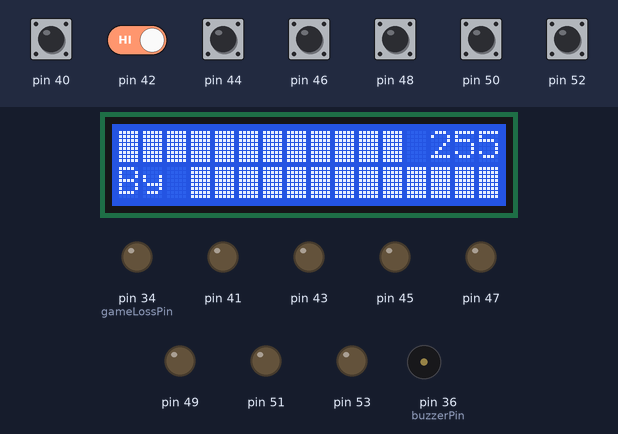
Bench run of a sketch on a simulated Arduino Mega 2560, built with avr-gcc and run on an emulated ATmega2560. Shown: 16×2 character LCD, output pins drawn as LEDs (lit = HIGH), buzzer (waves = sounding). Inputs (shaded band) come from the test bench; at power-on: pin 40, pin 42, pin 44, pin 46, pin 48, pin 50, pin 52 HIGH. Random numbers use the default seed unless the sketch sets one; what the sketch prints to the serial monitor is not drawn.

Above: at 9.0 s.
9.1 s: pin 40 pulled LOW for 0.15 s
At 9.17 s:
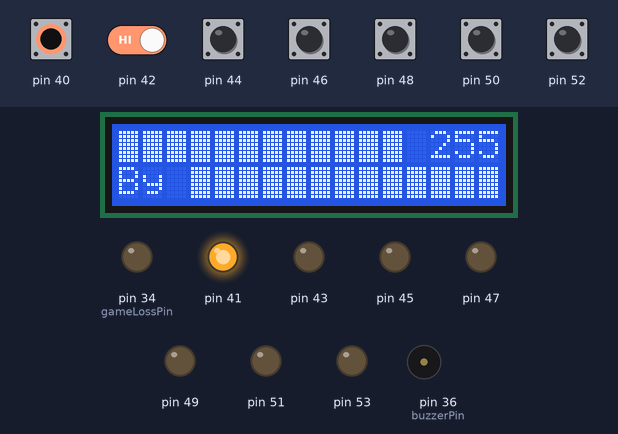
9.8 s: pin 40 driven LOW and pin 42 driven LOW
At 12.6 s:
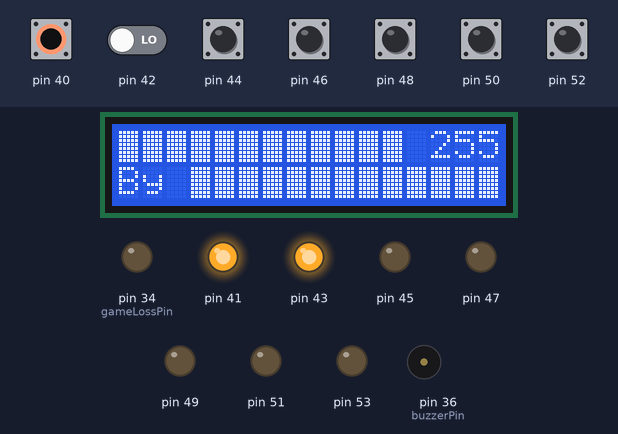
12.8 s: pin 46 pulled LOW for 0.15 s
At 13.44 s:
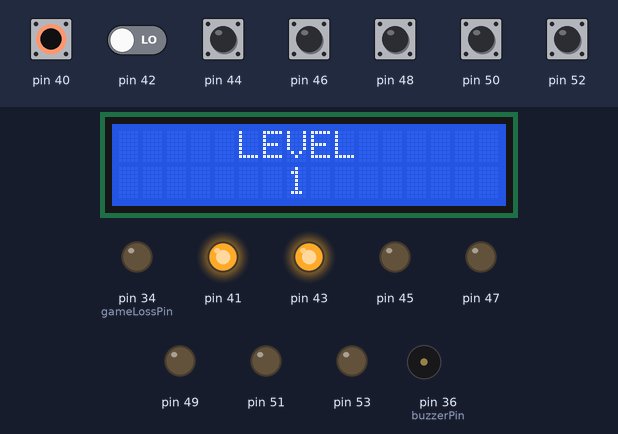
13.5 s: pin 40 driven HIGH
At 16.2 s:
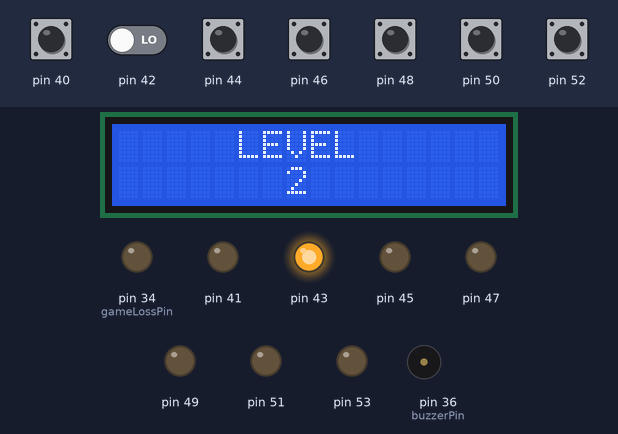
16.4 s: pin 42 driven HIGH
At 18.35 s:
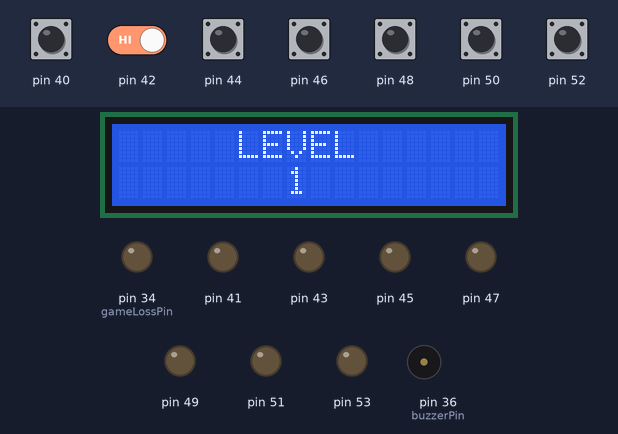
19.4 s: pin 44 pulled LOW for 1 s
At 26.6 s:
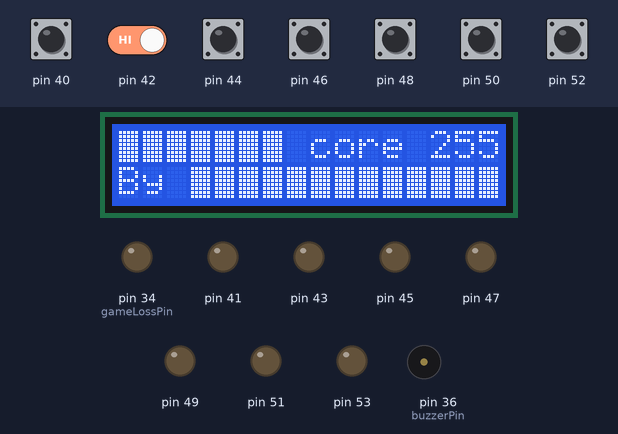
Timing chart, 0 to 28.1 s (numbered marks = the images above; inputs shaded):
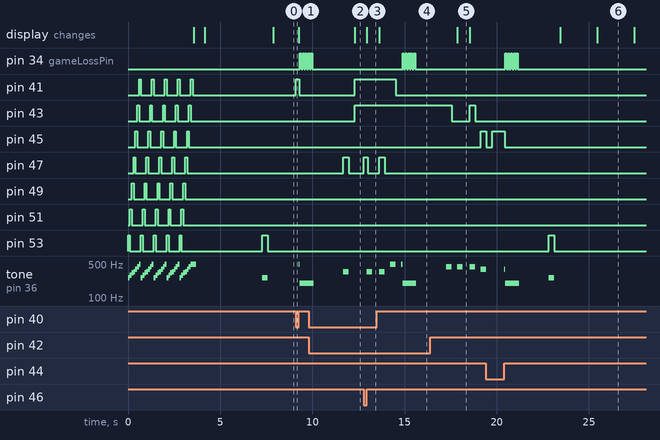

Measured:
- after the input at 9.1 s, pin 34 (gameLossPin): alternates HIGH for 0.08 s and LOW for 0.08 s, starting after 0.22 s; pin 41: LOW → HIGH at once, → LOW 0.20 s later; tone on pin 36 (buzzerPin): silent → 493 Hz after 0.15 s, → 200 Hz 0.07 s later
- after the input at 9.8 s, pin 41, pin 43: LOW → HIGH after 2.5 s
- after the input at 12.8 s, pin 47: LOW → HIGH at once, → LOW 0.20 s later; tone on pin 36 (buzzerPin): silent → 349 Hz after 0.15 s, → silent 0.30 s later; the display: changes after 0.15 s (image 3)
- after the input at 13.5 s, pin 34 (gameLossPin): alternates HIGH for 0.08 s and LOW for 0.08 s, 10 changes in all, then stays LOW, starting after 1.4 s
- after the input at 16.4 s, pin 45: LOW → HIGH after 2.7 s
- after the input at 19.4 s, pin 34 (gameLossPin): alternates HIGH for 0.08 s and LOW for 0.08 s, 10 changes in all, then stays LOW, starting after 1.1 s; pin 53: LOW → HIGH after 3.4 s, → LOW 0.30 s later; the display: first changes after 4.0 s (image 6 shows a later state)
- what the display in image 5 shows lasts 0.6 s, from 17.9 s to 18.5 s

The sketch:

test1.ino
```cpp
#include "Arduino.h"
#include "NewTone/NewTone.h"
#include <EEPROM.h>
#include "Button.cpp"
#include <LiquidCrystal.h>
#include <../lib/Entropy.h>


struct HighScore {
  byte score;
  char name[4];
};

//How many buttons are in game
const int amountOfButtons = 7;

//LED sequence size
const int sequenceSize = 100;

//Level
int level;
int startLevel = 1;
int levelWhenWon = 10000;
bool firstButtonClick = false;
unsigned long millisDiff = 0;
int highScoreDisplay = 0;

//Highscore
HighScore highscores[10];

int amountOfHighscores = 10;
char enteredName[4] = {'A', 'A', 'A', '\0'};
char alphabet[] = {'A', 'B', 'C', 'D', 'E', 'F', 'G', 'H', 'I', 'J', 'K', 'L', 'M', 'N', 'O', 'P', 'Q', 'R', 'S', 'T', 'U', 'V', 'W', 'X', 'Y', 'Z'};
int alphabetSize = 25;
int alphabetSelector1 = 0, alphabetSelector2 = 0, alphabetSelector3 = 0;


/*
0 = Game initializing;
1 = Playing sequence;
2 = Accepting input;
3 = Entering highscore name;
*/
int gameState = 0;

//Game loss LED pin;
int gameLossPin = 34;
int gameLossFrequency = 200;

//Buzzer pin
int buzzerPin = 36;

//Time between light change
int timeDelta = 300;


//Entire LED sequence
int ledSequence[sequenceSize];
//Mister Jacob
int sequence1[sequenceSize] = {0, 1, 2, 0, 0, 1, 2, 0, 2, 3, 4, 2, 3, 4, 4, 5, 4, 3, 2, 0, 4, 5, 4, 3, 2, 0, 0, 4, 0, 0, 4, 0};

//The replica sequence that will be modified when buttons are pressed
int playedSequence[sequenceSize];
//The counter going through the ledSequence when a right button is pressed
int playedCounter = 0;

//Array containing the buttons
//                            Button(ButtonPin, LEDPin)
//                                              C                     D                       E                       F                       G                       A                     H
Button buttons[amountOfButtons] = {Button(52, 53, 261.63), Button(50, 51, 293.67), Button(48, 49, 329.63), Button(46, 47, 349.23), Button(44, 45, 392.00), Button(42, 43, 440), Button(40, 41, 493.88)};
//Button buttons = {button1, button2, button3, button4, button5, button6, button7, button8, button9, button10, button11, button12};

//LCD STUFF         (RS,E,D4,D5,D6,D7)
LiquidCrystal lcd(22, 24, 26, 28, 30, 32);

void setup() {
  Serial.begin(9600);
  while (!Serial) {
    ; // wait for serial port to connect.
  }
  for(int i = 0; i < amountOfHighscores; i++) {
    highscores[i].score = 2;
    highscores[i].name[0] = 'a';
    highscores[i].name[1] = 'a';
    highscores[i].name[2] = 'a';
    highscores[i].name[3] = '\0';
  }
  Serial.println("sizeof(highscores[0]): " + String(sizeof(highscores[0])));
  //Reset all highscores to aaa and 2 score.
  //writeHighscores();
  scrollThroughColours(100, 5, false);
  //Serial.begin(9600);
  //Seeding random function
  randomSeed(analogRead(0));

  //Starting LCD
  lcd.begin(16, 2);
  lcd.clear();
  lcd.setCursor(3, 0);
  lcd.print("Welcome to");
  delay(timeDelta*2);
  lcd.setCursor(3, 1);
  lcd.print("Simon Says");
  lcd.setCursor(0, 0);
  delay(timeDelta*5);
  //Starting game, generating sequence and such
  startUpGame();

  //Clearing the EEPROM
  /*for (int i = 0 ; i < EEPROM.length() ; i++) {
   EEPROM.write(i, 0);
 }*/
}

void loop() {
  if(!firstButtonClick) {
    if(millis() - millisDiff > 2000) {

      if(highScoreDisplay < amountOfHighscores) {
        displayHighScore(highScoreDisplay);
        highScoreDisplay++;
      } else {
        highScoreDisplay = 0;
      }
      millisDiff = (unsigned long) millis();
    }
  }
  //If in input state
  if(gameState == 2) {
    //Going over every button and activating LED when it is pressed
    for(int i = 0; i < amountOfButtons; i++) {
      if(!buttons[i].readValue()) {
        buttons[i].activate();
      } else {
        if(buttons[i].getActivated()) {
          if(!firstButtonClick) {
            firstButtonClick = true;
            displayLevel();
          }
          buttons[i].playSound(buzzerPin, timeDelta);
          delay(50);
          buttons[i].deActivate();
          delay(20);
          playedSequence[playedCounter] = i;
          //Serial.println("\nPressed button: " + String(i));
          pressButton();
        }
      }
    }
  }
}

void startUpGame() {
  firstButtonClick = false;
  highScoreDisplay = 0;
  //Initialize game loss pin
  pinMode(gameLossPin, OUTPUT);
  //Generate the led sequence
  genSequence();
  //Reset level to start level
  level = startLevel;
  //Saving highscores in highscores array
  orderHighscores();
  //readHighscores();
  for(int i = 0; i < amountOfHighscores; i++) {
    /*String(highscores[i].name[0]) + String(highscores[i].name[1]) + String(highscores[i].name[2])*/
    Serial.println("highscore[" + String(i) + "].name: " + String(highscores[i].name));
    Serial.println("highscore[" + String(i) + "].score: " + String(highscores[i].score) + "\n");
  }
  ////Serial print new game message
  //Serial.println("\nStarting new game");
  //Waiting a while
  delay(timeDelta*3);

  //Play the sequence
  playSequence();

}

void checkSequence() {
  for(int i = 0; i < level; i++) {
    if(playedSequence[i] != ledSequence[i]) {
      wrongButton();
      return;
    }
  }
  rightButton();
}

void pressButton() {
  checkSequence();
}

//If the right button pressed
void rightButton() {
  //If the sequence was played through, go up on level
  if(playedCounter >= level-1) {
    delay(timeDelta*2);
    upOneLevel();
  } else {
    //Haven't played through the sequence
    playedCounter++;
  }
}

//Reset game
void wrongButton() {
  loseGame(75, 5);
}
//Pretty startup colours
void scrollThroughColours(int speed, int rounds, bool pingpong) {
  int round = 0;
  while(round < rounds) {
    if(!pingpong) {
      for(int i = 0; i < amountOfButtons; i++) {
        buttons[i].led.activate();
        buttons[i].playSound(buzzerPin, timeDelta);
        delay(speed);
        buttons[i].led.deActivate();
      }
    } else {
      for(int i = 0; i < amountOfButtons; i++) {
        buttons[i].led.activate();
        buttons[i].playSound(buzzerPin, timeDelta);
        delay(speed);
        buttons[i].led.deActivate();
      }
      for(int i = amountOfButtons; i > 0; i--) {
        buttons[i].led.activate();
        buttons[i].playSound(buzzerPin, timeDelta);
        delay(speed);
        buttons[i].led.deActivate();
      }
    }
    round++;
  }
}

//Blink with loser LED
void loseGame(int speed, int blinks) {
  for(int i = 0; i < blinks; i++) {
    digitalWrite(gameLossPin, HIGH);
    NewTone(buzzerPin, gameLossFrequency, timeDelta/4);
    delay(speed);
    digitalWrite(gameLossPin, LOW);
    NewTone(buzzerPin, gameLossFrequency, timeDelta/4);
    delay(speed);
  }
  levelWhenWon = level;
  evaluateScore();
  gameState = 1;
  highScoreDisplay = 0;
  playedCounter = 0;
  firstButtonClick = false;
  startUpGame();
}

//Read and save highscores in highscores array
void readHighscores() {
  for(int i = 0; i < amountOfHighscores; i++) {
    EEPROM.get(i*sizeof(highscores[0]), highscores[i]);
  }
}

void evaluateScore() {
  gameState = 3;
  orderHighscores();
  for(int i = 0; i < amountOfHighscores; i++) {
    if(level > highscores[i].score) {
      Serial.println("Your score: " + String(levelWhenWon));
      Serial.println("Replaced score: " + String(highscores[i].score + " at position " + String(i-1)));
      enterName();
      highscores[i-1].name[0] = enteredName[0];
      highscores[i-1].name[1] = enteredName[1];
      highscores[i-1].name[2] = enteredName[2];
      highscores[i-1].name[3] = enteredName[3];
      //strcpy(highscores[i].name, enteredName);
      highscores[i-1].score = levelWhenWon;
      for(int j = i; j < amountOfHighscores; j++) {
        highscores[j+1] = highscores[j+2];
      }
      i = amountOfHighscores;
      writeHighscores();
      displayHighScore(0);
      break;
    }
  }
}

void enterName() {
  displayEnterName();
  bool takeName = false;
  Serial.println("Enter a name: ");
  while(!takeName) {
    for(int i = 0; i < amountOfButtons; i++) {
      if(!buttons[i].readValue()) {
        buttons[i].activate();
      } else {
        if(buttons[i].getActivated()) {
          if(i == 0) {
            alphabetSelector1++;
            if(alphabetSelector1 > alphabetSize) {
              alphabetSelector1 = 0;
            }
          }
          if(i == 1) {
            alphabetSelector2++;
            if(alphabetSelector2 > alphabetSize) {
              alphabetSelector2 = 0;
            }
          }
          if(i == 2) {
            alphabetSelector3++;
            if(alphabetSelector3 > alphabetSize) {
              alphabetSelector3 = 0;
            }
          }
          buttons[i].deActivate();
          enteredName[0] = alphabet[alphabetSelector1];
          enteredName[1] = alphabet[alphabetSelector2];
          enteredName[2] = alphabet[alphabetSelector3];
          enteredName[3] = '\0';
          if(i == amountOfButtons-1) {
            takeName = true;
            alphabetSelector1 = 0;
            alphabetSelector2 = 0;
            alphabetSelector3 = 0;
          }
          displayEnterName();
        }
      }
    }
  }
}

void displayEnterName() {
  lcd.setCursor(0, 0);
  lcd.clear();
  lcd.print("Enter your name");
  lcd.setCursor(0, 1);
  lcd.print(String(enteredName));
}

void displayLevel() {
  lcd.clear();
  lcd.setCursor(5, 0);
  lcd.print("LEVEL");
  lcd.setCursor(7, 1);
  lcd.print(String(level));
}

void displayHighScore(int i) {
  lcd.clear();
  lcd.setCursor(0, 0);
  lcd.print(String(i+1) + ". Highscore " + String(highscores[i].score));
  lcd.setCursor(0, 1);
  lcd.print("By " + String(highscores[i].name));
  millisDiff = (unsigned long) millis();
}


void orderHighscores() {
  readHighscores();
  for(int j = 0; j < amountOfHighscores; j++) {
    for(int i = 0; i < amountOfHighscores; i++) {
      if(highscores[i].score < highscores[i+1].score) {
        HighScore tempVal = highscores[i+1];
        highscores[i+1] = highscores[i];
        highscores[i] = tempVal;
      }
    }
  }
}

void writeHighscores() {
  for(int i = 0; i < amountOfHighscores; i++) {
    EEPROM.put(i*sizeof(highscores[0]), highscores[i]);
  }
}

//Reset playedSequence and increase level by one
void upOneLevel() {
  for(int i = 0; i < sequenceSize; i++) {
    playedSequence[i] = ledSequence[i];
  }
  playedCounter = 0;
  level++;
  displayLevel();
  playSequence();
}

//Play the sequence at the current level
void playSequence() {
  gameState = 1;
  for(int i = 0; i < level; i++) {
    buttons[ledSequence[i]].led.activate();
    buttons[ledSequence[i]].playSound(buzzerPin, timeDelta);
    delay(timeDelta);
    buttons[ledSequence[i]].led.deActivate();
    delay(timeDelta);
  }
  gameState = 2;
}
//Generating the led sequence
void genSequence() {
  for(int i = 0; i < sequenceSize; i++) {
    int rando = random(0, amountOfButtons);
    ledSequence[i] = rando;
    playedSequence[i] = rando;
  }
  Serial.println(ledSequence[0]);
}
```

Button.cpp
```cpp
#include "Arduino.h"
#include "NewTone/NewTone.h"
#include "Led.cpp"
//Button object
class Button {
public:
  Led led;
  //Button(ButtonPin, LEDPin)
  //Constructor
  //Also creating own LED object
  Button(int initPin, int ledInitPin, int initMelody) {
    pin = initPin;
    ledPin = ledInitPin;
    melody = initMelody;
    setPinMode(INPUT_PULLUP);
    led = Led(ledPin);
  }

  Button(){};

  //Returning digital value of button press
  int readValue() {
    if(digitalRead(getPin())) {
      return HIGH;
    } else
      return LOW;
  }

  //Playing my sound
  void playSound(int buzzerPin, int duration) {
    NewTone(buzzerPin, melody, duration);
  }

  //Setting pin mode
  void setPinMode(int mode) {
    pinMode(getPin(), mode);
  }

  //Activating button, and LED
  void activate() {
    activated = true;
    activateLED();
  }

  void deActivate() {
    activated = false;
    deActivateLED();
  }

  bool getActivated() {
    return activated;
  }

  void activateLED() {
    led.activate();
  }

  void deActivateLED() {
    led.deActivate();
  }

  int getPin() {
    return pin;
  }

private:
  int pin, ledPin, melody;
  bool activated = false;
};
```

Led.cpp
```cpp
#include "Arduino.h"

class Led {
public:
  //Constructor
  //Setting pin mode and deactivating
  Led(int initPin) {
    pin = initPin;
    pinMode(initPin, OUTPUT);
    setValue(getActivated());
  }

  Led(){};
  //Set LED state, on or off
  void setValue(int value) {
    digitalWrite(getPin(), value);
  }
  //Setting activate bool and changing state of LED.
  void activate() {
    activated = true;
    setValue(activated);
  }
  //Setting activate bool and changing state of LED.
  void deActivate() {
    activated = false;
    setValue(activated);
  }

  bool getActivated() {
    return activated;
  }

  int getPin() {
    return pin;
  }

private:
  int pin;
  bool activated = false;
};
```
